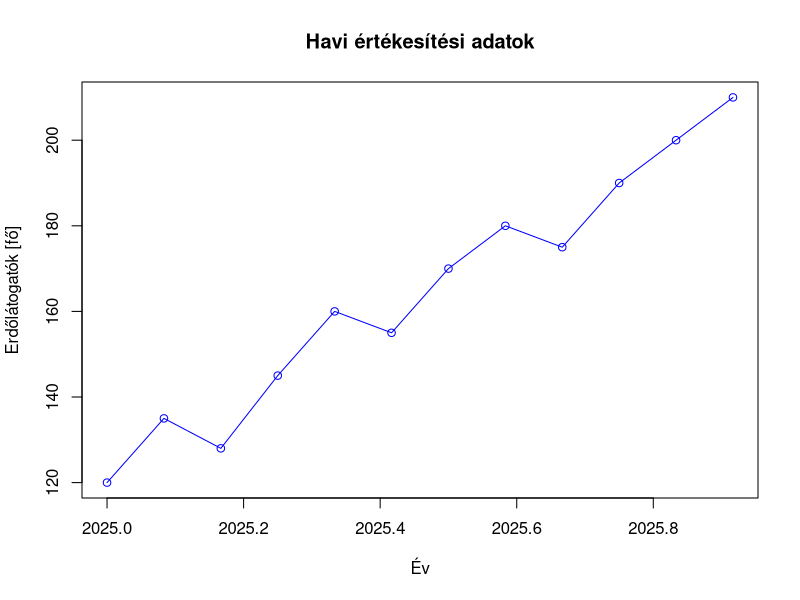
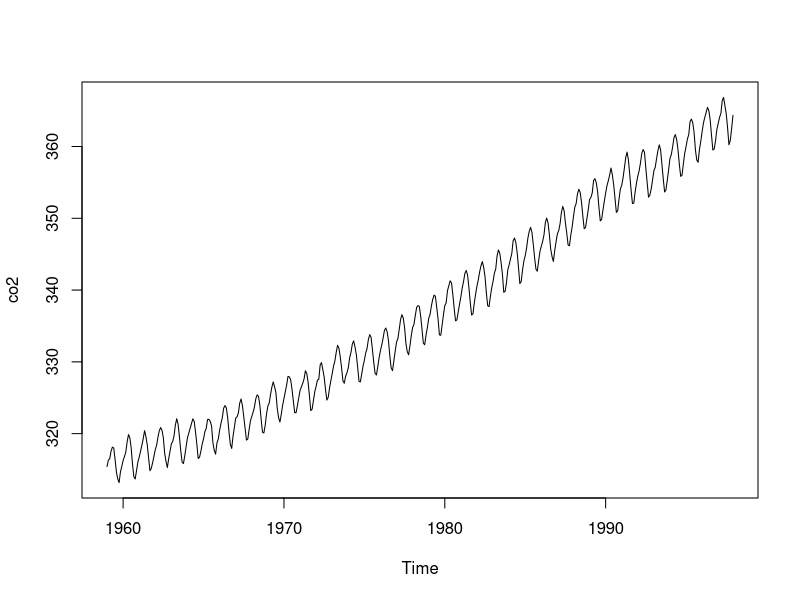
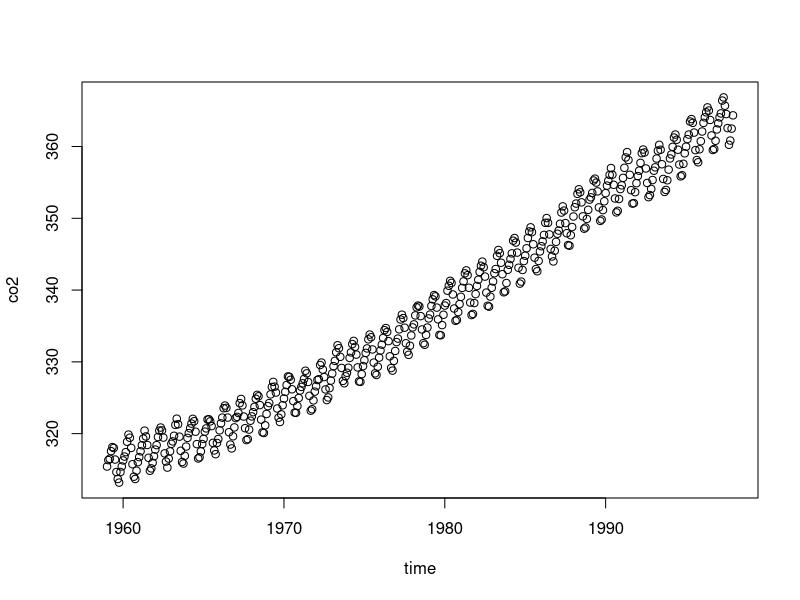

Reproduce these figures in R, in order.
# Havi erdőlátogatás adatok
erdőlátogatók_száma <- c(120, 135, 128, 145, 160, 155,
                         170, 180, 175, 190, 200, 210)

# Idősor létrehozása
idosor <- ts(erdőlátogatók_száma,
             start = c(2025, 1),
             frequency = 12)

# Idősor megjelenítése
print(idosor)

plot(idosor,
     main = "Havi értékesítési adatok",
     xlab = "Év",
     ylab = "Erdőlátogatók [fő]",
     col = "blue",
     type = "o")

## Idősor elemzés bevezetés
data(co2)
## Az adatok leírása
?co2
## Félelmetes emelkedés
plot(co2)
## Az adatok
co2
## Átalakítás adattáblává
## Idő
time(co2)
## Az adatok
as.numeric(co2)
## Adattábla előállítása
co2.df <- data.frame(time = time(co2), co2 = as.numeric(co2))
## Adattábla nyomtatás
plot(co2.df)
## Mentés csv-be
write.csv2(co2.df, file = "co2df.csv")
## A mentés helye:
getwd()
